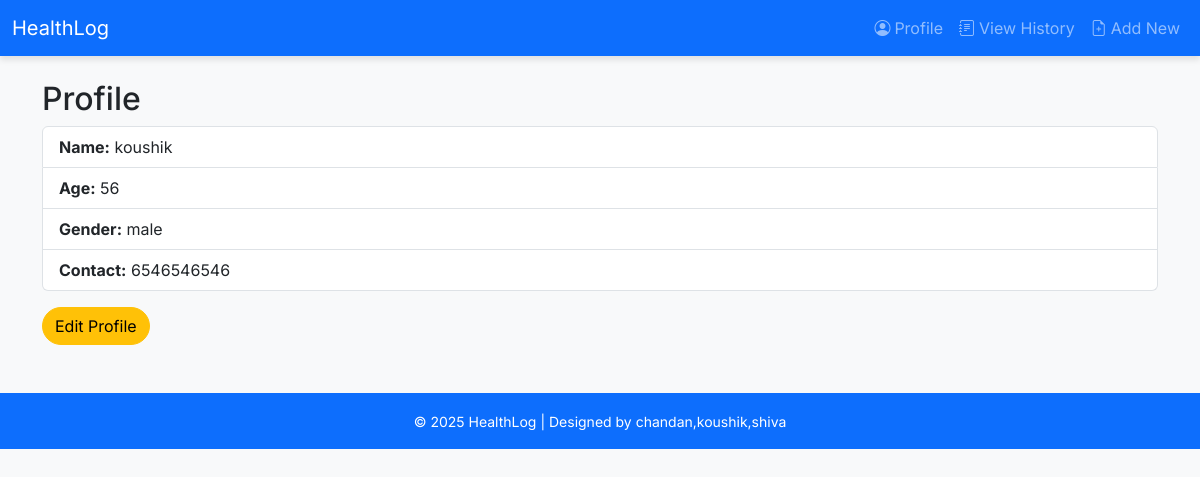
Before: /profile/ with the older database file.
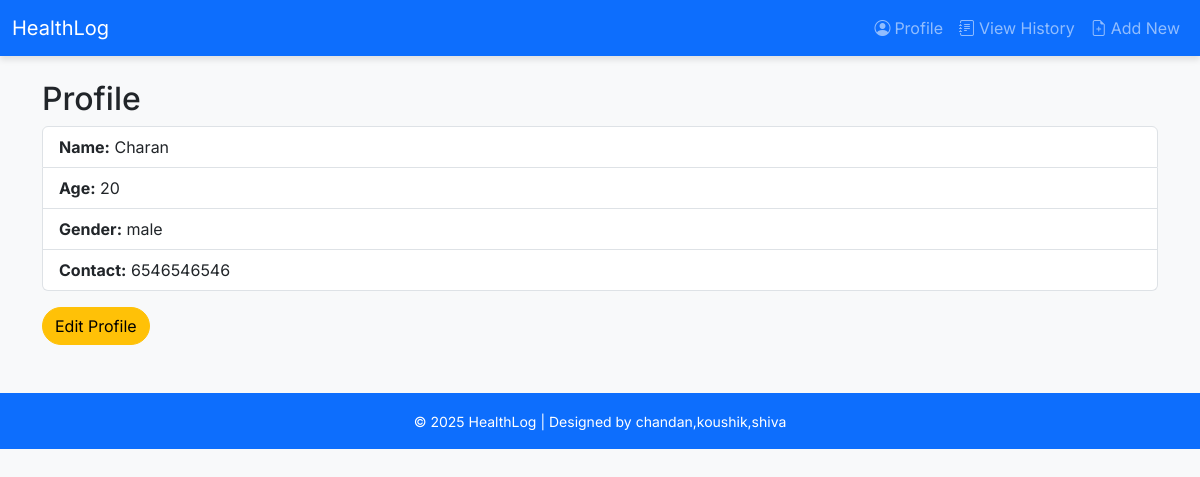
After: the same page with the newer database file.
### medical_records/models.py (models this page shows, shortened)
class PersonalDetails(models.Model):
    name = models.CharField(max_length=100)
    age = models.IntegerField()
    gender = models.CharField(max_length=10)
    contact = models.CharField(max_length=15)

### medical_records/views.py (the view)
# urls.py: path('profile/', views.profile, name='profile'),
def profile(request):
    person = PersonalDetails.objects.first()
    return render(request, 'medical_records/profile.html', {'person': person})

### medical_records/templates/medical_records/profile.html
{% extends 'medical_records/base.html' %}
{% block content %}
  <h2>Profile</h2>
  {% if person %}
    <ul class="list-group">
      <li class="list-group-item"><strong>Name:</strong> {{ person.name }}</li>
      <li class="list-group-item"><strong>Age:</strong> {{ person.age }}</li>
      <li class="list-group-item"><strong>Gender:</strong> {{ person.gender }}</li>
      <li class="list-group-item"><strong>Contact:</strong> {{ person.contact }}</li>
    </ul>
    <a href="{% url 'edit_profile' %}" class="btn btn-warning mt-3">Edit Profile</a>
  {% else %}
    <p>No profile found. <a href="{% url 'add_profile' %}">Add one</a>.</p>
  {% endif %}
{% endblock %}

Changed rows visible on the page:
changed PersonalDetails "male": name "koushik" → "Charan"; age "56" → "20"
